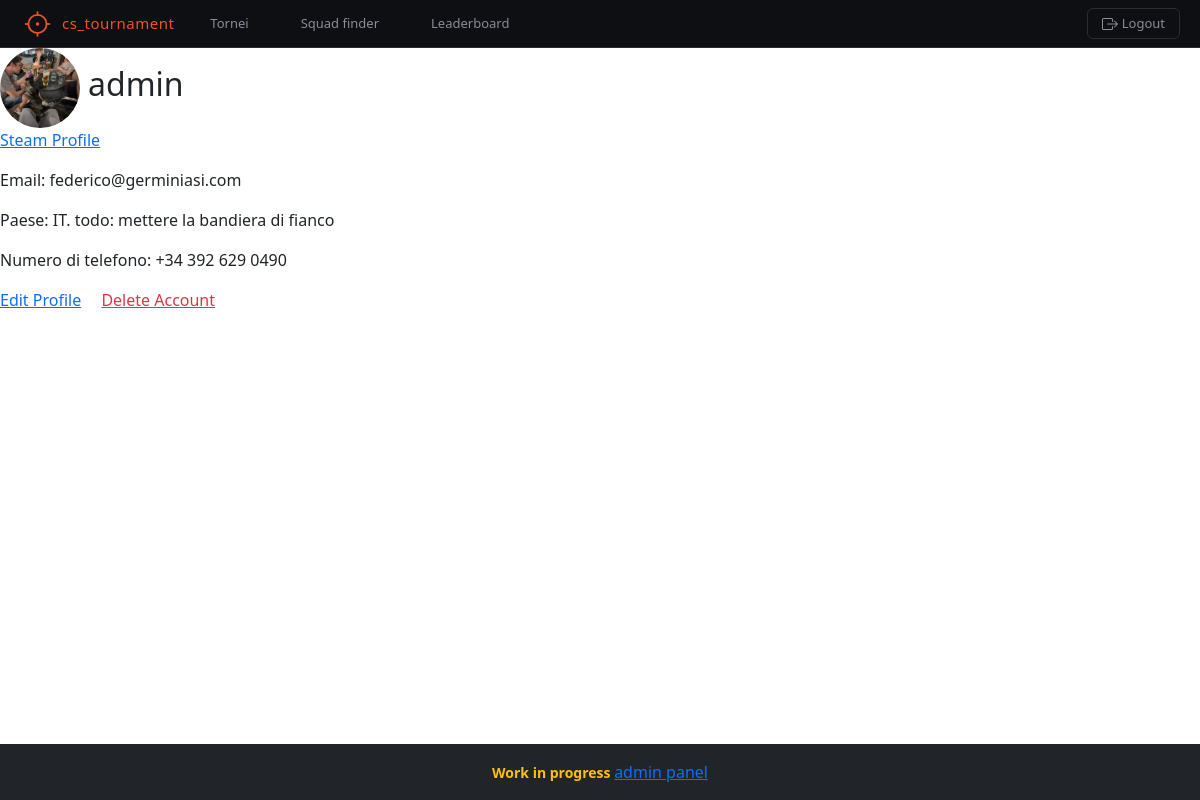
Screenshot of /profile/ (signed in) with the database file from the repository.
### core/models.py (models this page shows, shortened)
class User(AbstractUser):
    paese = models.CharField(max_length=100, blank=True, null=True)
    phone_number = models.CharField(max_length=20, blank=True, null=True)
    profile_picture = models.ImageField(upload_to='profile_pictures/', default='profile_pictures/default.png')
    steam_url = models.URLField(blank=True, null=True)
    class Meta:
        ordering = ['-username']

### core/views.py (the view)
# urls.py: path('profile/', ProfileView.as_view(), name='view_profile'),
class ProfileView(LoginRequiredMixin, TemplateView):
    template_name = 'user/profile.html'
    login_url = '/login/'

### core/context_processors.py (called while the page is built)
def debug_processor(request):
    return {
        "debug": settings.DEBUG
    }

### core/templates/user/profile.html (shortened to what this page needs)
{% extends 'base.html' %}
{% block content %}
    {% if user.is_authenticated %}
        <div class="d-flex align-items-center gap-2">
            {% if user.profile_picture %}
                <img src="{{ user.profile_picture.url }}"
                    alt="Profile Picture"
                    class="rounded-circle"
                    width="80"
                    height="80"
                    style="object-fit: cover;">
            {% else %}
                <div class="rounded-circle bg-secondary d-flex justify-content-center align-items-center"
                    style="width:80px; height:80px;">
                    <i class="bi bi-person-fill text-white"></i>
                </div>
            {% endif %}
            <span class="fw-semibold">
                <h2>{{ user.username }}</h2>
            </span>
        </div>
        {% if user.steam_url %}
            <p><a href="{{ user.steam_url }}" target="_blank">Steam Profile</a></p>
        {% endif %}
        {% if user.email %}
            <p>Email: {{ user.email }}</p>
        {% endif %}
        {% if user.paese %}
            <p>Paese: {{ user.paese }}. todo: mettere la bandiera di fianco</p>
        {% endif %}
        {% if user.phone_number %}
            <p>Numero di telefono: {{ user.phone_number }}</p>
        {% endif %}
        <a href="/edit-profile/">Edit Profile</a>
        <a href="/delete-account/" class="text-danger ms-3">Delete Account</a>
    {% else %}
        <p>Devi essere autenticato per vedere il tuo profilo.</p>
    {% endif %}
{% endblock %}

### rows the page displays
User: profile_picture (picture), username "admin", email "federico@germiniasi.com", paese "IT", phone_number "+34 392 629 0490"
